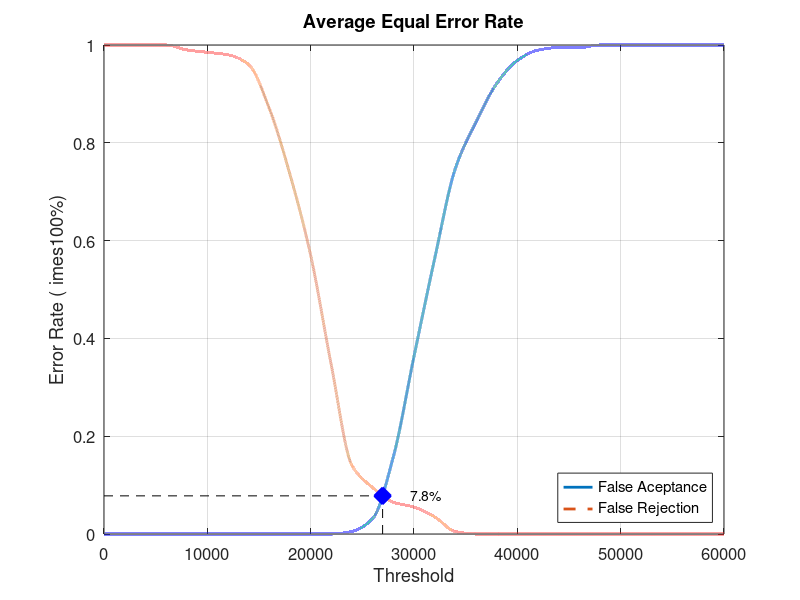
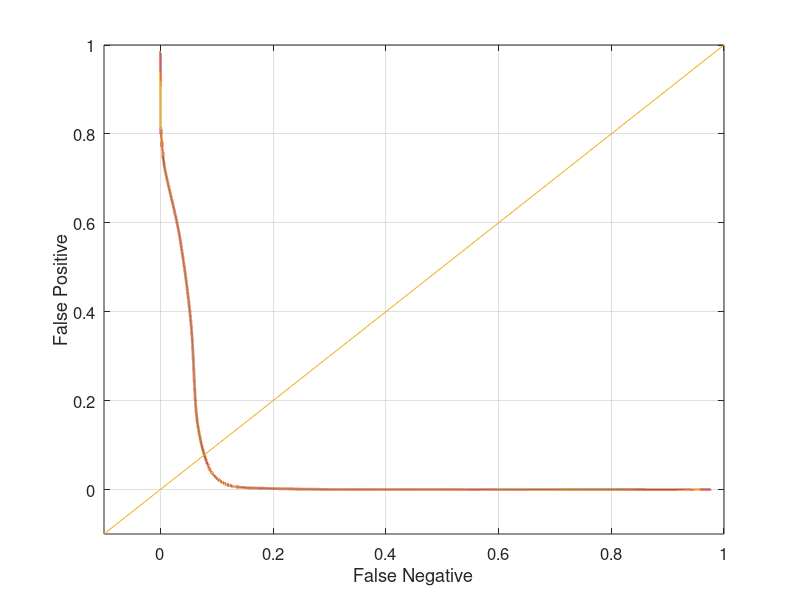

These figures' MATLAB source, in order:
close all;
clear;
clc;
x = 0:2000:60000;
xq = 0:0.5:60000;

y0 = [0 0 0 0 0 0 0 0 0 0 0 0 0.00526316 0.0315789 0.157895 0.363158 0.563158 0.747368 0.842105 0.921053 0.968421 0.989474 0.994737 0.994737 1 1 1 1 1 1 1]
yy0 = interp1(x, y0, xq, 'pchip');
y1 = [1 1 1 1 0.99 0.985 0.98 0.96 0.87 0.735 0.57 0.345 0.14 0.095 0.065 0.055 0.035 0.005 0 0 0 0 0 0 0 0 0 0 0 0 0]
yy1 = interp1(x, y1, xq, 'pchip');

% Calculating EER: 
y2 = abs(y0 - y1);
find(y2 == min(y2))
yy2 = abs(yy0 - yy1);
xEER = find(yy2 == min(yy2));
xEERIndex = xq(xEER) % X-axis EER
yEER = yy0(xEER) % Y-axis EER

main = figure
plot(xq, yy0,'-','LineWidth', 2);	hold on
plot(xq, yy1,'--','LineWidth', 2);	hold on
plot([xEERIndex xEERIndex], [0 yEER], 'k--');	hold on
plot([0 xEERIndex], [yEER yEER], 'k--');	hold on
plot(xEERIndex, yEER, 'bx', 'LineWidth', 10);	hold on
text(xEERIndex + 10 * xEERIndex / 100, yEER, [num2str(round((10000 * yEER)) / 100) '%'])
legend('False Aceptance', 'False Rejection', 'Location', 'SouthEast')
xlabel('Threshold')
ylabel('Error Rate (	imes100%)')
title('Average Equal Error Rate')
set(gca, 'FontSize', 12)
axis([0 60000 0 1])
grid on

print(main, 'Database4_1Main', '-dpng');
FNRxFPR = figure('Color', [1 1 1]);
plot(yy1, yy0, '-', yy1, yy0, 'LineWidth', 2);
hold on
y = -0.1:0.1:1
plot(y, y); 
set(gca, 'FontSize', 12)
xlabel('False Negative')
ylabel('False Positive')
axis([-0.1 1 -0.1 1])
set(gca, 'FontSize', 12)
grid on

print(FNRxFPR, 'Database4_1FNRxFPR','-dpng');
